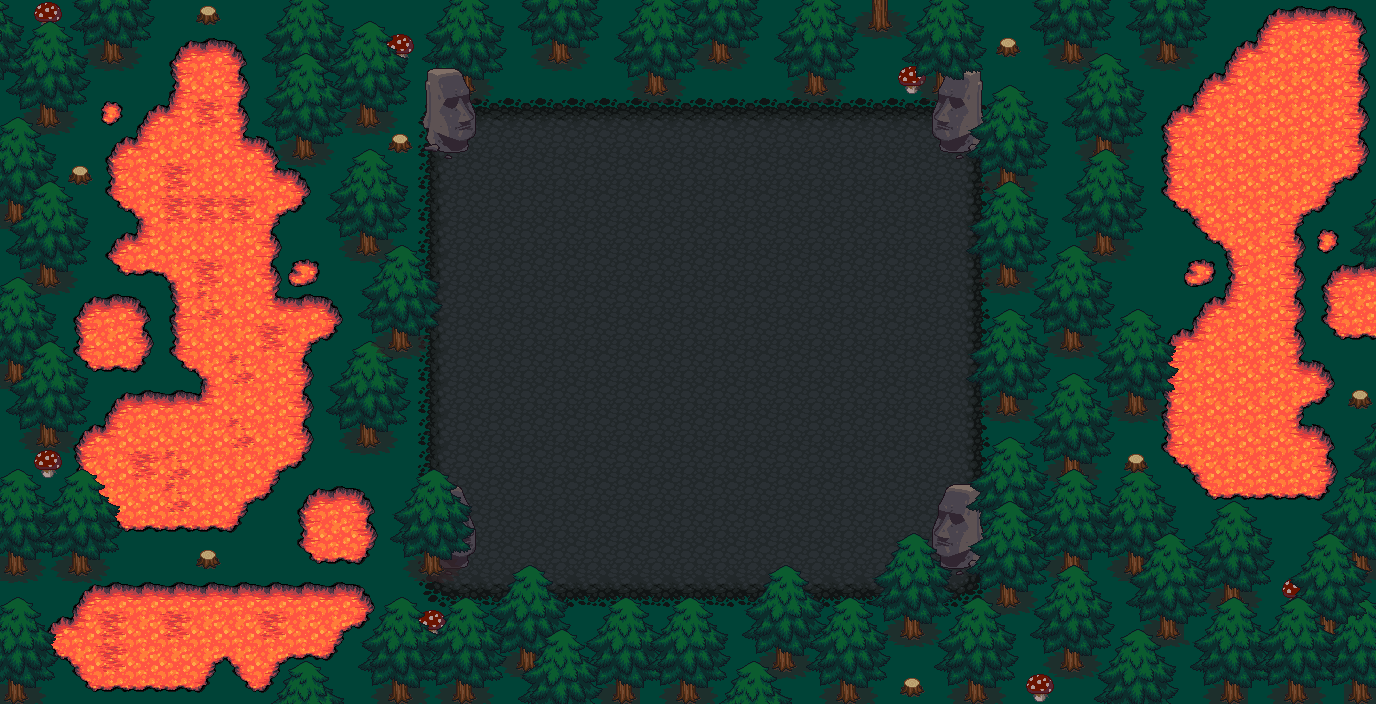

A level layout from a 2D game, rendered from its tile map. Below: a short description, then the map file with tile-grid data replaced by summaries:
An orthogonal 43x22 tile map with 32x32 px tiles, 15 tile layers (Camada de Tiles 2, battlefield, lava, tronco, ...).

<map version="1.0" orientation="orthogonal" renderorder="right-down" width="43" height="22" tilewidth="32" tileheight="32" nextobjectid="1">
 <tileset firstgid="1" name="terrain_atlas" tilewidth="32" tileheight="32" tilecount="1024" columns="32">
  <image source="../terrain_atlas.png" width="1024" height="1024" />
 </tileset>
 <layer name="Camada de Tiles 2" width="43" height="22">
  <data>[946 cells, 946 non-empty, 1 distinct tile ids]</data>
 </layer>
 <layer name="battlefield" width="43" height="22">
  <data>[946 cells, 288 non-empty, 9 distinct tile ids]</data>
 </layer>
 <layer name="lava" width="43" height="22">
  <data>[946 cells, 247 non-empty, 17 distinct tile ids]</data>
 </layer>
 <layer name="tronco" width="43" height="22">
  <data>[946 cells, 165 non-empty, 6 distinct tile ids]</data>
 </layer>
 <layer name="arv" width="43" height="22">
  <data>[946 cells, 23 non-empty, 9 distinct tile ids]</data>
 </layer>
 <layer name="arv" width="43" height="22">
  <data>[946 cells, 239 non-empty, 18 distinct tile ids]</data>
 </layer>
 <layer name="Camada de Tiles 15" width="43" height="22">
  <data>[946 cells, 24 non-empty, 6 distinct tile ids]</data>
 </layer>
 <layer name="arv" width="43" height="22">
  <data>[946 cells, 12 non-empty, 12 distinct tile ids]</data>
 </layer>
 <layer name="arv" width="43" height="22">
  <data>[946 cells, 84 non-empty, 12 distinct tile ids]</data>
 </layer>
 <layer name="arv" width="43" height="22">
  <data>[946 cells, 63 non-empty, 12 distinct tile ids]</data>
 </layer>
 <layer name="arv" width="43" height="22">
  <data>[946 cells, 36 non-empty, 12 distinct tile ids]</data>
 </layer>
 <layer name="arv" width="43" height="22">
  <data>[946 cells, 64 non-empty, 12 distinct tile ids]</data>
 </layer>
 <layer name="arv" width="43" height="22">
  <data>[946 cells, 65 non-empty, 12 distinct tile ids]</data>
 </layer>
 <layer name="arv" width="43" height="22">
  <data>[946 cells, 57 non-empty, 18 distinct tile ids]</data>
 </layer>
 <layer name="arv" width="43" height="22">
  <data>[946 cells, 98 non-empty, 13 distinct tile ids]</data>
 </layer>
</map>
